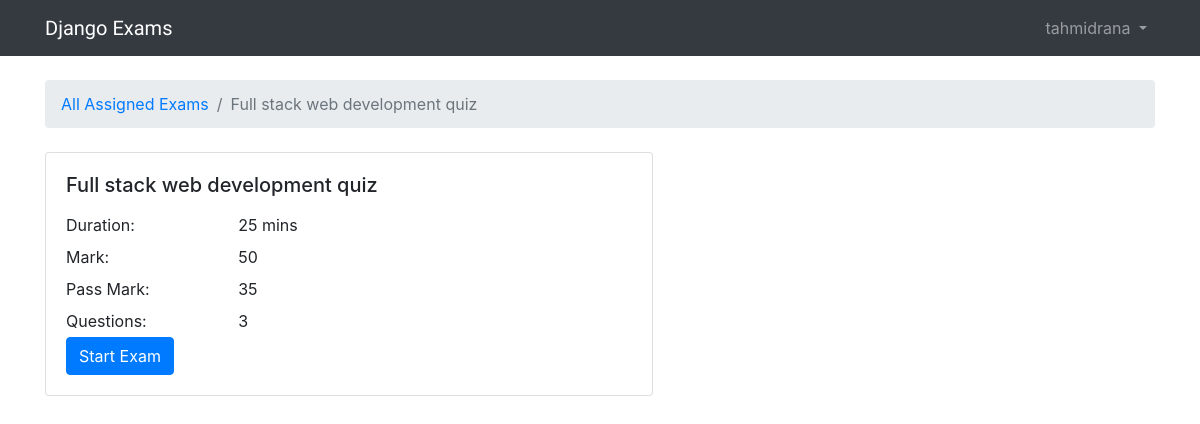
Page /enroll_exam/4 (signed in) on the committed database.
### exam_assign/models.py (models this page shows)
class ExamAssign(models.Model):
    user = models.ForeignKey(User, on_delete=models.CASCADE)
    exam = models.ForeignKey(Exam, on_delete=models.SET_NULL, null=True)
    assigned_on = models.DateField(auto_now_add=True)
    started_on = models.DateTimeField(null=True, blank=True)
    submitted_on = models.DateTimeField(null=True, blank=True)
    obtained_mark = models.IntegerField(null=True, blank=True)

### exams/models.py (models this page shows, shortened)
class Exam(models.Model):
    title = models.CharField(max_length=250)
    duration = models.IntegerField()
    mark = models.IntegerField()
    pass_mark = models.IntegerField()
    created_on = models.DateField(auto_now_add=True)

### exam_assign/views.py (the view)
# urls.py: path("enroll_exam/<int:id>", exam_assign_views.enroll_exam, name="enroll_exam"),
@login_required
def enroll_exam(request, id):
    exam_assign_detail = get_object_or_404(ExamAssign, pk=id)
    context = {"exam_assign_detail": exam_assign_detail}
    return render(request, "enroll_exam.html", context)

### templates/enroll_exam.html
{% extends 'base.html' %}
{% block breadcrumb %}
<li class="breadcrumb-item"><a href="{% url 'home' %}">All Assigned Exams</a></li>
<li class="breadcrumb-item active">{{ exam_assign_detail.exam.title }}</li>
{% endblock breadcrumb %}
{% block content %}
<div class="card" style="width: 38rem;">
    <div class="card-body">
        <h5 class="card-title">{{ exam_assign_detail.exam.title }}</h5>
        <table style="width: 300px;">
            <tr>
                <td style="padding: 6px 10px; padding-left: 0px;">Duration:</td>
                <td style="padding: 6px 10px; padding-left: 0px;">{{ exam_assign_detail.exam.duration }} mins</td>
            </tr>
            <tr>
                <td style="padding: 6px 10px; padding-left: 0px;">Mark:</td>
                <td style="padding: 6px 10px; padding-left: 0px;">{{ exam_assign_detail.exam.mark }}</td>
            </tr>
            <tr>
                <td style="padding: 6px 10px; padding-left: 0px;">Pass Mark:</td>
                <td style="padding: 6px 10px; padding-left: 0px;">{{ exam_assign_detail.exam.pass_mark }}</td>
            </tr>
            <tr>
                <td style="padding: 6px 10px; padding-left: 0px;">Questions:</td>
                <td style="padding: 6px 10px; padding-left: 0px;">{{ exam_assign_detail.exam.question_set.count }}</td>
            </tr>
        </table>
        <a href="{% url 'start_exam' exam_assign_detail.id %}" class="btn btn-primary">Start Exam</a>
    </div>
</div>
{% endblock content %}

### templates/base.html (shortened to what this page needs)
{% load static %}
<html>
<head>
    <link rel="stylesheet" href="https://maxcdn.bootstrapcdn.com/bootstrap/4.0.0/css/bootstrap.min.css"
>
    <link rel="stylesheet" href="{% static 'css/app.css' %}">
</head>
<body>
    {% block body %}
    <nav class="navbar navbar-expand-sm navbar-dark bg-dark">
        <div class="container">
            <a class="navbar-brand" href="{% url 'home' %}">Django Exams</a>
            <div class="collapse navbar-collapse" id="mainMenu">
                {% if user.is_authenticated %}
                <ul class="navbar-nav ml-auto">
                    <li class="nav-item dropdown">
                        <a class="nav-link dropdown-toggle" href="#" id="userMenu" data-toggle="dropdown" aria-haspopup="true"
                            aria-expanded="false">
                            {{ user.username }}
                        </a>
                    </li>
                </ul>
                {% else %}
                <form class="form-inline ml-auto">
                    <a href="{% url 'login' %}" class="btn btn-outline-secondary">Log in</a>
                    <a href="{% url 'signup' %}" class="btn btn-primary ml-2">Sign up</a>
                </form>
                {% endif %}
            </div>
        </div>
    </nav>
    <div class="container">
        <ol class="breadcrumb my-4">
            {% block breadcrumb %}
            {% endblock %}
        </ol>
        {% block content %}
        {% endblock %}
    </div>
    {% endblock body %}
</body>
</html>

### static/css/app.css (style rules this page uses)
.navbar-brand { font-family: 'Peralta', cursive; }

### rows in the picture
ExamAssign: exam "Full stack web development quiz", exam.duration "25", exam.mark "50", exam.pass_mark "35", exam.question_set.count "3"

### other values in the picture
{{ user.username }} "tahmidrana"
